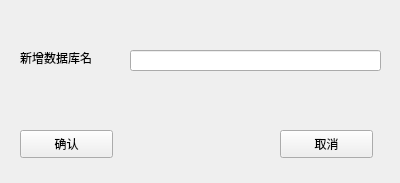
<?xml version="1.0" encoding="UTF-8"?>
<ui version="4.0">
 <class>AddDBClass</class>
 <widget class="QWidget" name="AddDBClass">
  <property name="geometry">
   <rect>
    <x>0</x>
    <y>0</y>
    <width>400</width>
    <height>183</height>
   </rect>
  </property>
  <property name="windowTitle">
   <string>新增数据库</string>
  </property>
  <property name="windowIcon">
   <iconset>
    <normaloff>myapp.ico</normaloff>myapp.ico</iconset>
  </property>
  <widget class="QLabel" name="label">
   <property name="geometry">
    <rect>
     <x>20</x>
     <y>50</y>
     <width>91</width>
     <height>16</height>
    </rect>
   </property>
   <property name="text">
    <string>新增数据库名</string>
   </property>
  </widget>
  <widget class="QLineEdit" name="lineEdit">
   <property name="geometry">
    <rect>
     <x>130</x>
     <y>50</y>
     <width>251</width>
     <height>21</height>
    </rect>
   </property>
  </widget>
  <widget class="QPushButton" name="pushButton_ok">
   <property name="geometry">
    <rect>
     <x>20</x>
     <y>130</y>
     <width>93</width>
     <height>28</height>
    </rect>
   </property>
   <property name="text">
    <string>确认</string>
   </property>
  </widget>
  <widget class="QPushButton" name="pushButton_cancel">
   <property name="geometry">
    <rect>
     <x>280</x>
     <y>130</y>
     <width>93</width>
     <height>28</height>
    </rect>
   </property>
   <property name="text">
    <string>取消</string>
   </property>
  </widget>
 </widget>
 <layoutdefault spacing="6" margin="11"/>
 <resources/>
 <connections/>
</ui>
